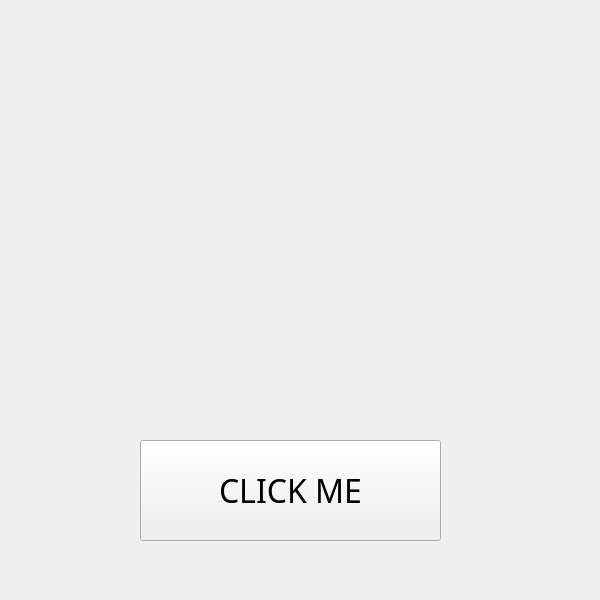
<?xml version="1.0" encoding="UTF-8"?>
<ui version="4.0">
 <class>Surprise</class>
 <widget class="QWidget" name="Surprise">
  <property name="geometry">
   <rect>
    <x>0</x>
    <y>0</y>
    <width>600</width>
    <height>600</height>
   </rect>
  </property>
  <property name="maximumSize">
   <size>
    <width>1366</width>
    <height>768</height>
   </size>
  </property>
  <property name="windowTitle">
   <string>Surprise</string>
  </property>
  <widget class="QPushButton" name="giantButton">
   <property name="geometry">
    <rect>
     <x>140</x>
     <y>440</y>
     <width>301</width>
     <height>101</height>
    </rect>
   </property>
   <property name="minimumSize">
    <size>
     <width>301</width>
     <height>101</height>
    </size>
   </property>
   <property name="maximumSize">
    <size>
     <width>301</width>
     <height>101</height>
    </size>
   </property>
   <property name="font">
    <font>
     <family>Montserrat</family>
     <pointsize>24</pointsize>
    </font>
   </property>
   <property name="text">
    <string>CLICK ME</string>
   </property>
  </widget>
  <widget class="QLabel" name="image">
   <property name="geometry">
    <rect>
     <x>90</x>
     <y>60</y>
     <width>401</width>
     <height>291</height>
    </rect>
   </property>
   <property name="minimumSize">
    <size>
     <width>401</width>
     <height>291</height>
    </size>
   </property>
   <property name="maximumSize">
    <size>
     <width>401</width>
     <height>291</height>
    </size>
   </property>
   <property name="text">
    <string/>
   </property>
  </widget>
 </widget>
 <layoutdefault spacing="6" margin="11"/>
 <resources/>
 <connections/>
</ui>
